Frame 1 (no input): blank canvas, image omitted
Frame 60 (the mouse pressed at the canvas centre just before this capture): blank canvas, image omitted
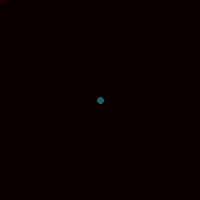
Frame 120 (the mouse held since frame 60 and released just before this capture)

The Processing sketch whose frames 1 and 60 were blank and that drew this single picture after the mouse press (run headless with seeded random() and noise(); from frame 60 on, the mouse is pressed at the canvas centre):

// Processing sketch: processing_93141
// ── processing_93141.pde

//Emanuele S. Reis - Exercício Animação

void setup(){
  size(200,200);
  background (10,mouseX,mouseY, 5);
}
void draw(){
  stroke(30,mouseX,mouseY, 200);
  strokeWeight(6);
  line (mouseX, mouseY, mouseX, mouseY);
 }
